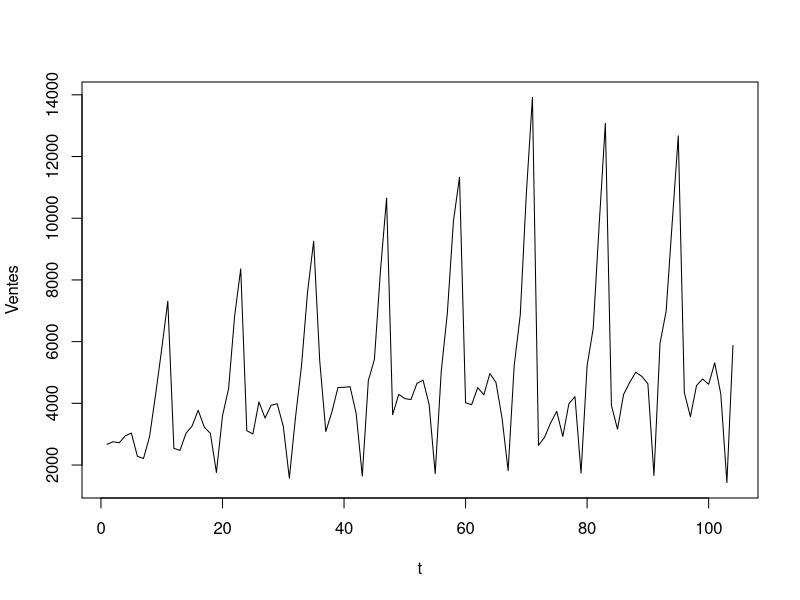
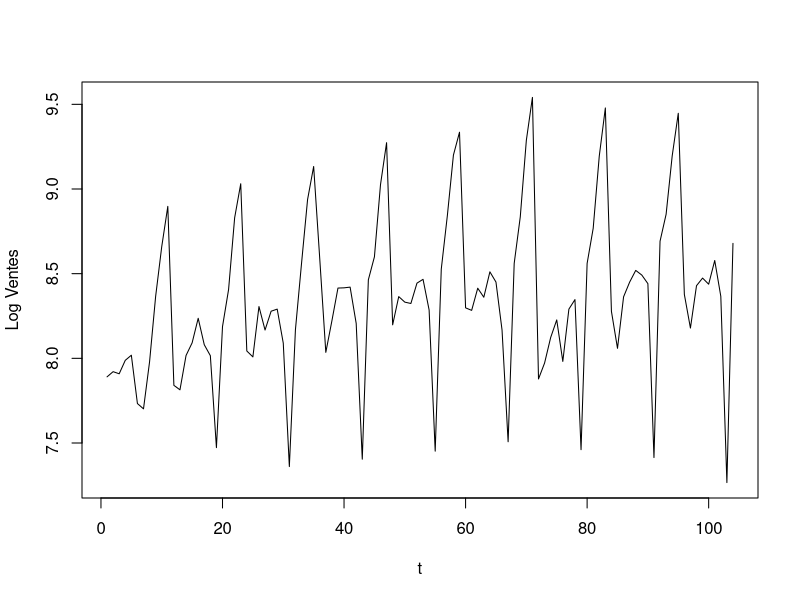
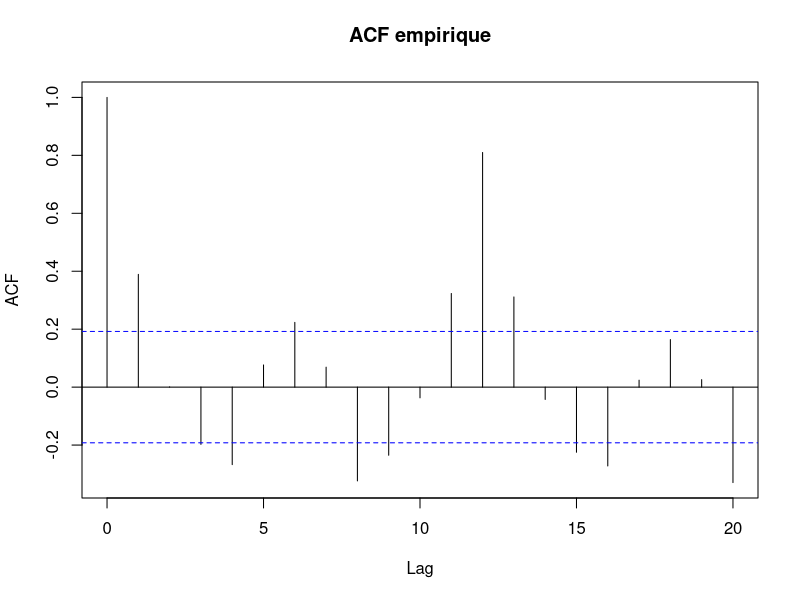
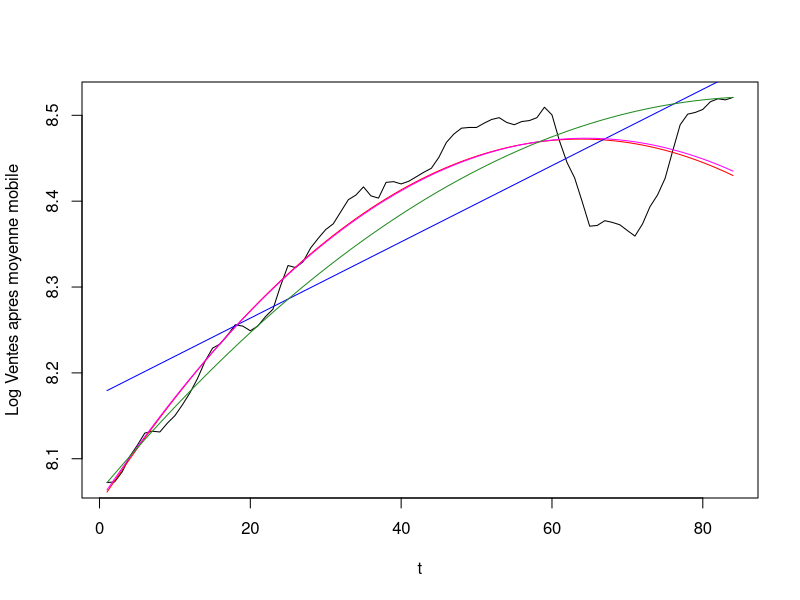
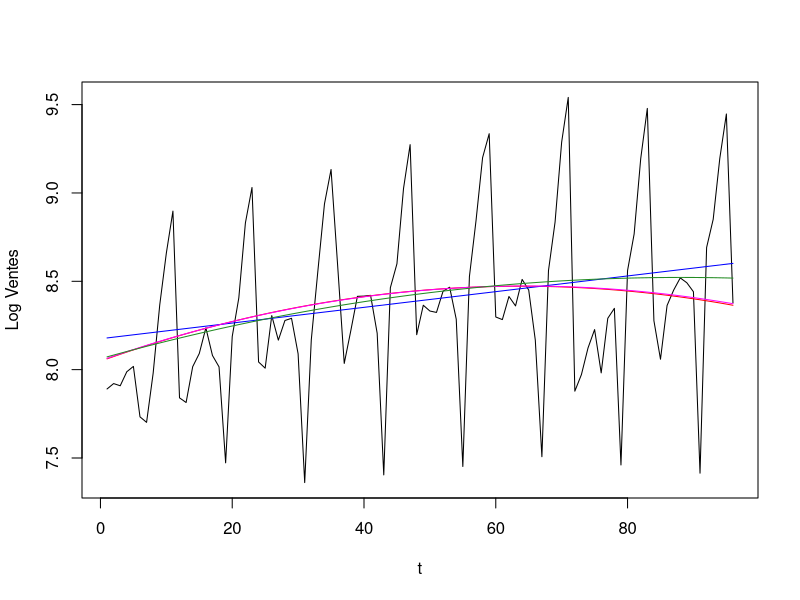
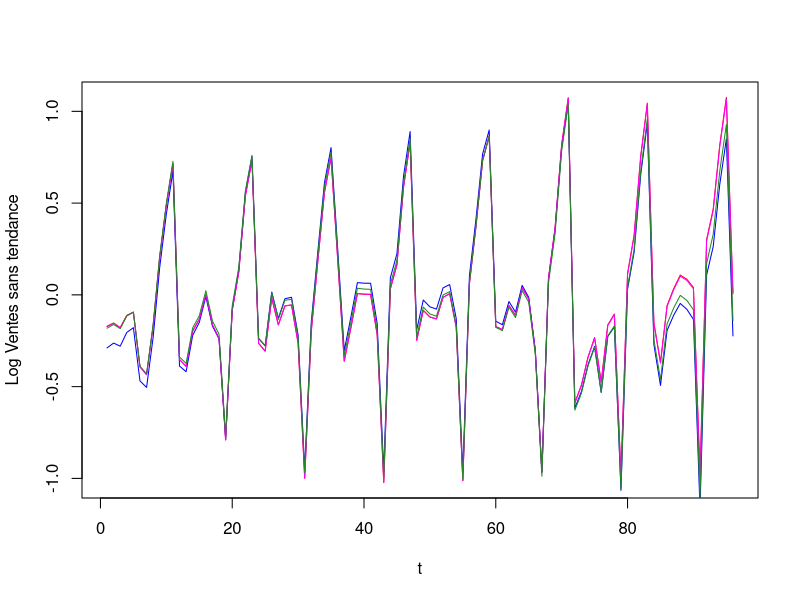
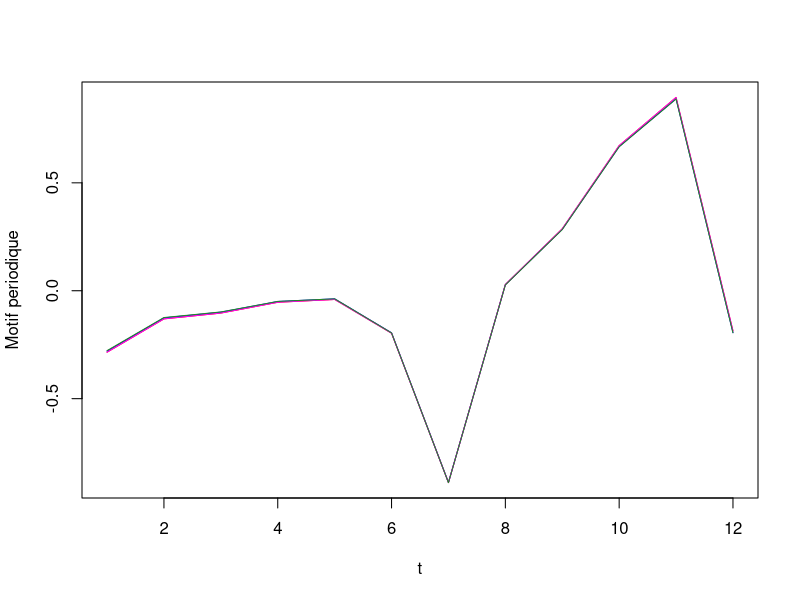
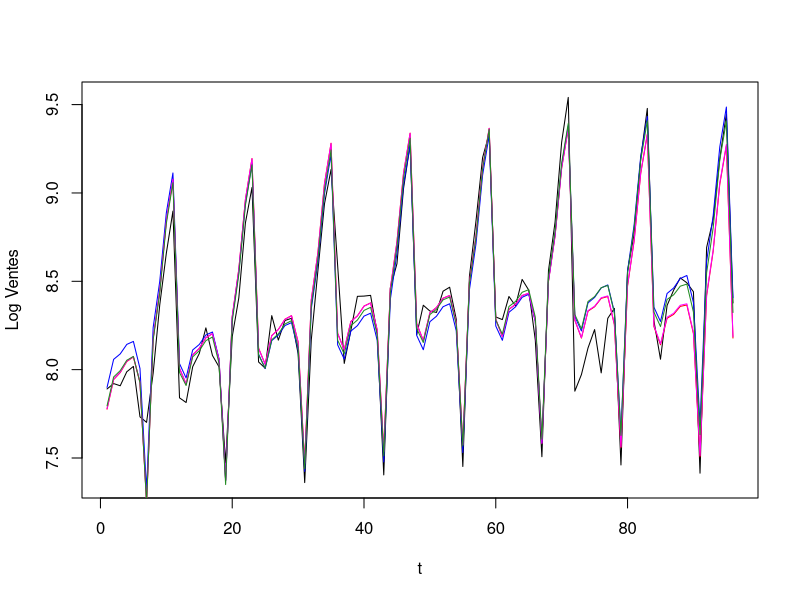

Here is the R script that generated these plots, in order:

# ouverture du fichier de donnees (X2815 est le nom donne par defaut a la colonne du tableau)
# il faut au prealable se placer dans le bon repertoire : Session -> Set Working Directory -> ... ou directement setwd(...) 
Champ = read.csv("champagne.txt")$X2815

# trace des donnees et des donnees logarithmiques
plot(Champ, type="l", xlab="t", ylab="Ventes")
LChamp = log(Champ)
plot(LChamp, type="l", xlab="t", ylab="Log Ventes")

# objectif : modeliser la serie logarithmique par un modele additif et effectuer une prediction sur l'annee suivante

# autocorrelations empiriques de la series
acf(LChamp, main="ACF empirique")

# notre choix se porte sur une periode de 12
# (une periode de 6 peut etre retenue mais l'experience montre qu'elle ne permet pas de rendre la serie aperiodique)
tau = 12
m = tau/2
nsup = length(LChamp)%%tau
n = length(LChamp)-nsup # on se ramene a un nombre entier de periodes (a eviter lorsque les donnees sont rares)
ResLChamp = LChamp[(n+1):length(LChamp)]
LChamp = LChamp[1:n]
ResChamp = Champ[(n+1):(n+nsup)]
Champ = Champ[1:n]

# filtrage par moyenne mobile arithmetique modifiee d'ordre 6
MMChamp = rep(0, n-2*m)
for (i in 1:(n-2*m)){
  MMChamp[i] = (LChamp[i] + LChamp[i+2*m])/(4*m) + sum(LChamp[(i+1):(i+2*m-1)])/(2*m)
}

# representation de la serie filtree : elle est visuellement aperiodique
plot(MMChamp, type="l", xlab="t", ylab="Log Ventes apres moyenne mobile")

# il existe manifestement une tendance, pour l'estimer on retient 4 modeles :
# - M1 : une regression lineaire sur {1, t, t^2} pour la forme parabolique, estimee sans memoire du bruit (OLS)
# - M2 : une regression lineaire sur {1, t}, estimee sans memoire du bruit (OLS)
# - M3 : une regression lineaire sur {1, t, t^2}, estimee avec un bruit a courte memoire (GLS-MA(1))
# - M4 : une regression lineaire sur {1, t, t^2}, estimee avec un bruit a longue memoire (GLS-AR(1))

# espace des temps observables (prive des m premieres et dernieres valeurs)
Tps = 1:(n-2*m)
Tps2 = Tps^2

# M1
RegLinM1 = lm(MMChamp ~ 1+Tps+Tps2)
summary(RegLinM1)
b0M1 = RegLinM1$coefficients[1]
b1M1 = RegLinM1$coefficients[2]
b2M1 = RegLinM1$coefficients[3]
lines(b0M1 + b1M1*Tps + b2M1*Tps2, type="l", col="red")

# M2
RegLinM2 = lm(MMChamp ~ 1+Tps)
summary(RegLinM2)
b0M2 = RegLinM2$coefficients[1]
b1M2 = RegLinM2$coefficients[2]
lines(b0M2 + b1M2*Tps, type="l", col="blue")

# package pour les GLS
library("nlme")

# M3
RegLinGenM3 = gls(MMChamp ~ 1+Tps+Tps2, correlation = corARMA(p=0, q=1))
b0M3 = RegLinGenM3$coefficients[1]
b1M3 = RegLinGenM3$coefficients[2]
b2M3 = RegLinGenM3$coefficients[3]
lines(b0M3 + b1M3*Tps + b2M3*Tps2, type="l", col="magenta")

# M4
RegLinGenM4 = gls(MMChamp ~ 1+Tps+Tps2, correlation = corARMA(p=1, q=0))
b0M4 = RegLinGenM4$coefficients[1]
b1M4 = RegLinGenM4$coefficients[2]
b2M4 = RegLinGenM4$coefficients[3]
lines(b0M4 + b1M4*Tps + b2M4*Tps2, type="l", col="forestgreen")

# pour chacun des modeles, on recupere l'estimation de la tendance sur tout l'espace des temps
EstM1 = b0M1 + b1M1*(1:n) + b2M1*(1:n)^2
EstM2 = b0M2 + b1M2*(1:n)
EstM3 = b0M3 + b1M3*(1:n) + b2M3*(1:n)^2
EstM4 = b0M4 + b1M4*(1:n) + b2M4*(1:n)^2

# superposition du signal et de la tendance estimee
plot(LChamp, type="l", xlab="t", ylab="Log Ventes")
lines(EstM1, type="l", col="red")
lines(EstM2, type="l", col="blue")
lines(EstM3, type="l", col="magenta")
lines(EstM4, type="l", col="forestgreen")

# recuperation du signal prive de sa tendance, pour estimer la saisonnalite
SaisM1 = LChamp - EstM1
SaisM2 = LChamp - EstM2
SaisM3 = LChamp - EstM3
SaisM4 = LChamp - EstM4

# representation des signaux prives de leur tendance
plot(SaisM1, type="l", xlab="t", ylab="Log Ventes sans tendance", col="red")
lines(SaisM2, type="l", col="blue")
lines(SaisM3, type="l", col="magenta")
lines(SaisM4, type="l", col="forestgreen")

# le motif periodique est un vecteur de taille 12
MotifM1 = rep(0, tau)
MotifM2 = rep(0, tau)
MotifM3 = rep(0, tau)
MotifM4 = rep(0, tau)

# on moyennise toutes les periodes extraites des signaux
for (k in 1:tau){
  Extr = SaisM1[seq(k, n, by=tau)]
  MotifM1[k] = mean(Extr)
  Extr = SaisM2[seq(k, n, by=tau)]
  MotifM2[k] = mean(Extr)
  Extr = SaisM3[seq(k, n, by=tau)]
  MotifM3[k] = mean(Extr)
  Extr = SaisM4[seq(k, n, by=tau)]
  MotifM4[k] = mean(Extr)
}

# on recentre le motif pour qu'il satisfasse la contrainte d'identifiabilite du modele
MotifM1 = MotifM1 - mean(MotifM1)
MotifM2 = MotifM2 - mean(MotifM2)
MotifM3 = MotifM3 - mean(MotifM3)
MotifM4 = MotifM4 - mean(MotifM4)

# representation des motifs periodiques estimes
plot(MotifM1, type="l", xlab="t", ylab="Motif periodique", col="red")
lines(MotifM2, type="l", col="blue")
lines(MotifM3, type="l", col="magenta")
lines(MotifM4, type="l", col="forestgreen")

# estimation de la saisonnalite par duplication du motif
EstSaisM1 = rep(MotifM1, n/tau)
EstSaisM2 = rep(MotifM2, n/tau)
EstSaisM3 = rep(MotifM3, n/tau)
EstSaisM4 = rep(MotifM4, n/tau)

# superposition du signal et de la somme de la tendance et de la saisonnalite estimees
plot(LChamp, type="l", xlab="t", ylab="Log Ventes")
lines(EstM1+EstSaisM1, type="l", col="red")
lines(EstM2+EstSaisM2, type="l", col="blue")
lines(EstM3+EstSaisM3, type="l", col="magenta")
lines(EstM4+EstSaisM4, type="l", col="forestgreen")

# recuperation de la fluctuation residuelle
ResM1 = LChamp - EstM1 - EstSaisM1
ResM2 = LChamp - EstM2 - EstSaisM2
ResM3 = LChamp - EstM3 - EstSaisM3
ResM4 = LChamp - EstM4 - EstSaisM4

# calcul de l'erreur MSE commise lorsqu'on estime le signal par la somme de sa tendance et de sa saisonnalite
MSEM1 = mean((ResM1)^2)
MSEM2 = mean((ResM2)^2)
MSEM3 = mean((ResM3)^2)
MSEM4 = mean((ResM4)^2)

# le modele M4 semble le meilleur, au sens de ce critere
# au contraire, le modele M2 semble le moins bon, ce qui etait attendu (la droite est clairement moins adaptee que la parabole pour modeliser la tendance)

# autocorrelations empiriques des residus pour detecter des correlations et/ou une saisonnalite non eliminee
acf(ResM1, main="ACF empirique")
acf(ResM2, main="ACF empirique") # presence de correlations ici, raison supplementaire pour rejeter le modele M2 par rapport aux autres
acf(ResM3, main="ACF empirique")
acf(ResM4, main="ACF empirique")

# on souhaite predire l'annee suivante
NTps = (n+1):(n+tau)
PredM1 = b0M1 + b1M1*NTps + b2M1*NTps^2 + MotifM1
PredM2 = b0M2 + b1M2*NTps + MotifM2
PredM3 = b0M3 + b1M3*NTps + b2M3*NTps^2 + MotifM3
PredM4 = b0M4 + b1M4*NTps + b2M4*NTps^2 + MotifM4

# representation du signal et de nos previsions par les 4 modeles
plot(1:n, LChamp, type="l", xlab="t", ylab="Log Ventes", xlim=c(1, n+tau))
lines((n+1):(n+nsup), ResLChamp, type="l", col="black", lty=2) 
lines(NTps, PredM1, type="l", col="red")
lines(NTps, PredM2, type="l", col="blue")
lines(NTps, PredM3, type="l", col="magenta")
lines(NTps, PredM4, type="l", col="forestgreen")

# representation du signal initial et de nos previsions par les 4 modeles
plot(1:n, Champ, type="l", xlab="t", ylab="Ventes", xlim=c(1, n+tau))
lines((n+1):(n+nsup), ResChamp, type="l", col="black", lty=2) 
lines(NTps, exp(PredM1), type="l", col="red")
lines(NTps, exp(PredM2), type="l", col="blue")
lines(NTps, exp(PredM3), type="l", col="magenta")
lines(NTps, exp(PredM4), type="l", col="forestgreen")

# notre etude montre que la prevision par M4 semble la plus pertinente

# remarque : on verra dans la suite du cours qu'il n'est pas necessairement pertinent de predire exp(Lchamp) par exp(Prediction)

# on illustre pour conclure l'application de la procedure "decompose" qui realise la modelisation additive
LChampTS = ts(LChamp, frequency=tau)
Decomp = decompose(LChampTS)
plot(Decomp)

# comparaison entre le motif periodique issu de "decompose" et celui de notre meilleur modele
plot(Decomp$figure, xlab="t", ylab="Motif periodique", type="l")
lines(MotifM4, col="forestgreen")

# plus rapide ?
# par contre, R n'estime pas la tendance : donc, pas de prediction !
